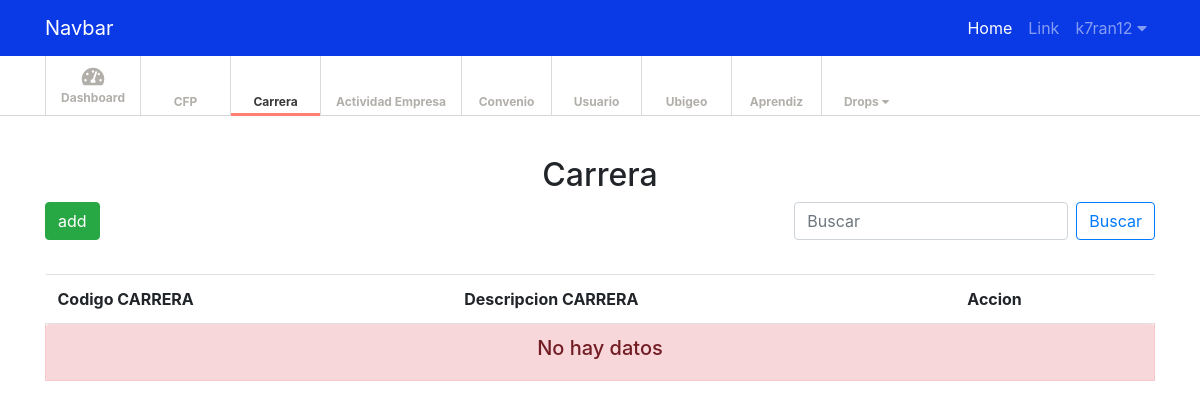
/carrera (signed in), run on an earlier commit of the app's database.
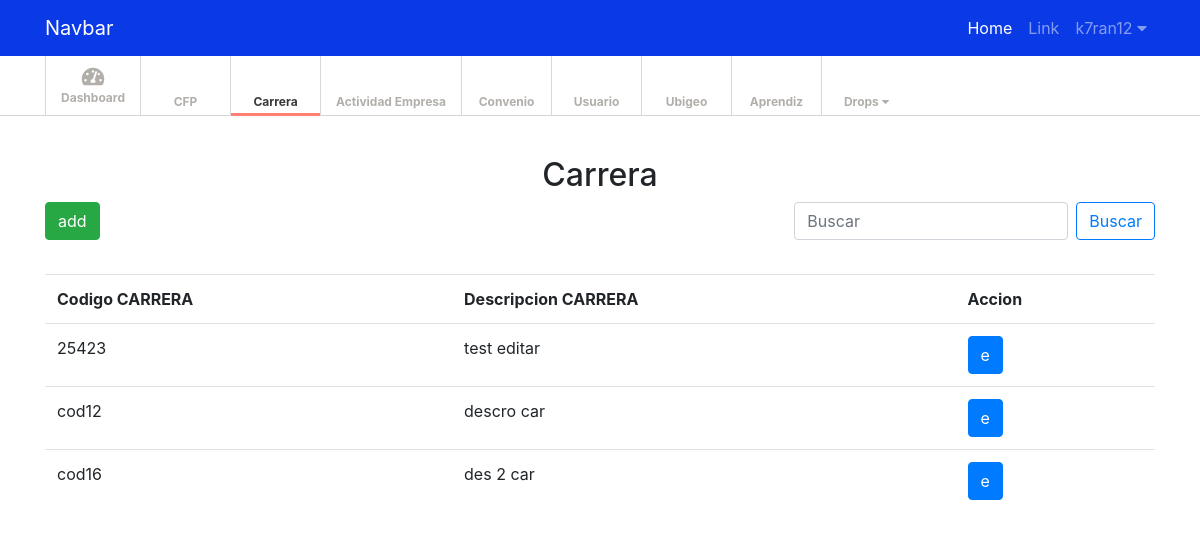
And on a later commit of the database.
### tables this page shows
CREATE TABLE `carrera` (
  `id_carr` int(11) NOT NULL,
  `codigo_carr` char(5) DEFAULT NULL,
  `descripcion_carr` char(50) DEFAULT NULL
);

### model/conexion_model.php (called while the page is built, shortened)
<?php
	class conexion_model
	{
		private $host = "localhost";
		private $user = "root";
		private $pass = "";
		private $bd = "sistemapva";
		public function conectar(){
			$con = mysqli_connect($this->host, $this->user, $this->pass, $this->bd);
			mysqli_set_charset ( $con , 'utf8' );
			return $con;
		}
	}

### model/carrera_model.php (called while the page is built, shortened)
<?php
	require_once("conexion_model.php");
	class carrera_model extends conexion_model
	{
		private $con;
		function __construct()
		{
			$this->con = parent::conectar();
		}
		public function mostrar_carrera()
		{
			$consulta = "SELECT * FROM carrera ORDER BY codigo_carr LIMIT 10";
			$query = mysqli_query($this->con, $consulta);
			$array_carrera = array();
			while ($datos = mysqli_fetch_assoc($query))
			{
				$array['id_carr'] = $datos['id_carr'];
				$array['codigo_carr'] = $datos['codigo_carr'];
				$array['descripcion_carr'] = $datos['descripcion_carr'];
				array_push($array_carrera, $array);
			}
			return $array_carrera;
		}
	}

### view/carrera_view.php (the view, shortened to what this page needs)
<?php
	require_once("model/ubigeo_model.php");
  require_once("model/carrera_model.php");
  $carrera = new carrera_model();
 ?>
<center><h2>Carrera</h2></center>
<div style="float: left;">
     <button type="button" class="btn btn-success my-2 my-sm-0" data-toggle="modal" data-target=".agregar_carrera">add</button>
</div>
<div style="float: right;">
	<form class="form-inline my-2 my-lg-0" action="carrera" method="POST">
      <input name="buscar" class="form-control mr-sm-2" type="search" placeholder="Buscar" aria-label="Search">
      <button class="btn btn-outline-primary my-2 my-sm-0" type="submit">Buscar</button>
    </form>
</div><br><br><br>
<?php
  if (!empty($_POST['buscar'])) {
    $buscar = $_POST['buscar'];
    $datos_carrera = $carrera->buscar_datos_carrera($buscar);
    if (!empty($datos_carrera)) {
      ?>
      <table class="table table-hover">
          <tr>
            <th>Codigo CARRERA</th>
            <th>Descripcion CARRERA</th>
            <th>Accion</th>
          </tr>
      <?php
      foreach ($datos_carrera as $value) {
        ?>
          <tr>
            <td style="display: none;" class="datos_carrera_editar"><?php echo $value['id_carr'] ?></td>
            <td class="datos_carrera_editar"><?php echo $value['codigo_carr'] ?></td>
            <td class="datos_carrera_editar"><?php echo $value['descripcion_carr'] ?></td>
            <td><button type="button" class="btn btn-primary editar_carrera" data-toggle="modal" data-target=".editar_carrera_modal">e</button></td>
          </tr>
        <?php
      }
      ?>
      </table>
      <?php
    }
    else{
      ?>
      <table class="table table-hover">
         <tr>
            <th>Codigo CARRERA</th>
            <th>Descripcion CARRERA</th>
            <th>Accion</th>
          </tr>
        <tr>
          <td class="alert alert-danger" role="alert" colspan="3"><center><h5>No hay datos</h5></center></td>
        </tr>
      </table>
      <?php
    }
  }
  else{
    $datos_carrera = $carrera->mostrar_carrera();
    if (!empty($datos_carrera)) {
      ?>
      <table class="table table-hover">
          <tr>
            <th>Codigo CARRERA</th>
            <th>Descripcion CARRERA</th>
            <th>Accion</th>
          </tr>
      <?php
      foreach ($datos_carrera as $value) {
        ?>
          <tr>
            <td class="datos_carrera_editar"><?php echo $value['codigo_carr'] ?></td>
            <td class="datos_carrera_editar"><?php echo $value['descripcion_carr'] ?></td>
            <td><button type="button" class="btn btn-primary editar_carrera" data-toggle="modal" data-target=".editar_carrera_modal">e</button></td>
          </tr>
        <?php
      }
      ?>
      </table>
      <?php
    }
    else{
      ?>
      <table class="table table-hover">
          <tr>
            <th>Codigo CARRERA</th>
            <th>Descripcion CARRERA</th>
            <th>Accion</th>
          </tr>
        <tr>
          <td class="alert alert-danger" role="alert" colspan="3"><center><h5>No hay datos</h5></center></td>
        </tr>
      </table>
      <?php
    }
  }
 ?>

What changed in the data, as far as the page shows it:
added carrera: codigo_carr "25423", descripcion_carr "test editar"
added carrera: codigo_carr "cod12", descripcion_carr "descro car"
added carrera: codigo_carr "cod16", descripcion_carr "des 2 car"
Also different on the page:
text no longer shown: "No hay datos"
